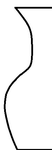
%> input picture excersiecs/alirezachaji/5/kozeh.bmp, 52 x 150 px, shrunk from 151 x 437 before the run
$ octave Exce05.m   (GNU Octave 9; MATLAB toolbox functions it lacks are replaced by stand-ins)
%> lines starting %> are read from the running program, lines starting %| are printed output that depends on the picture; in (x1, y1, x2, y2) boxes, pixels count from 0 and x2, y2 are one past the last pixel; in counts of white or black regions, pixels touching at a corner belong together; the program's own positions count from 1
close all
clear all
clc
a=imread("benchmark\kozeh.bmp");
%> a is the input picture: size 150x52x3 uint8; min 0, max 255, mean 242.5
a=rgb2gray(a);
%> a: size 150x52 uint8
imsize=size(a);
%> imsize = [150 52]
out_im=ones(imsize(1),2*imsize(2));
imshow(a)
for i=1:imsize(1)
    for j=1:imsize(2)-1
       out_im(i,j)=a(i,j);
       out_im(i,(imsize(2)+j-1))=a(i,imsize(2)-j);
    end
end
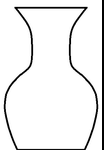
%> out_im: size 150x104 double; min 0, max 255, mean 237.7
figure;
imshow(out_im)
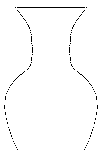
%> displayed picture: size 150x104, on the screen's scale of 0 to 255; 98.4% white; black in thin lines or dots, all inside (x1, y1, x2, y2) = (4, 7, 98, 150)
imwrite(out_im,"out_im.png")
